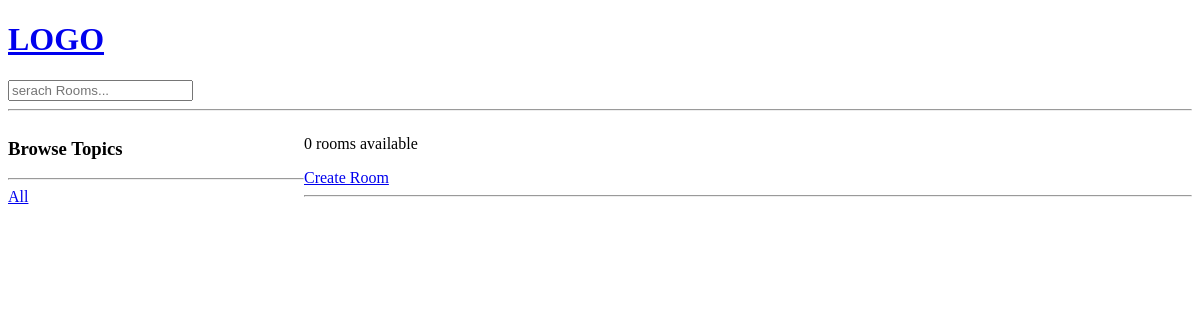
The app's page /?q=Python, older data.
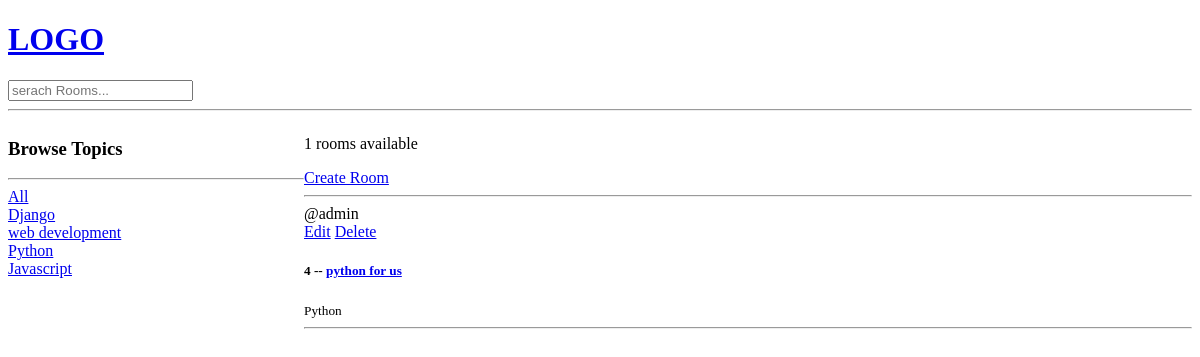
The same page, newer data.
### base/models.py (models this page shows, shortened)
class Topic(models.Model):
    name = models.CharField(max_length=200)

class Room(models.Model):
    host = models.ForeignKey(User, on_delete=models.SET_NULL, null=True)
    topic = models.ForeignKey(Topic, on_delete=models.SET_NULL, null=True)
    name = models.CharField(max_length=100)
    description = models.CharField(null=True, blank=True)
    updated = models.DateTimeField(auto_now=True)
    created = models.DateTimeField(auto_now_add=True)
    class Meta:
        ordering = ['-updated','-created']

### base/views.py (the view)
# urls.py: path('', views.home, name='home'),
def home(request):
    q = request.GET.get('q') if request.GET.get('q') != None else ''
    rooms = Room.objects.filter(
        Q(topic__name__icontains=q)|
        Q(description__icontains =q)|
        Q(name__icontains=q)
    )
    room_count = rooms.count
    topics = Topic.objects.all()
    context = {
        "rooms":rooms,
        "topics":topics,
        "room_count":room_count,
    }
    return render(request, 'base/home.html', context)

### templates/base/home.html (shortened to what this page needs)
{% extends 'base.html' %}
{% block content %}
<div class="home-container">
    <div>
        <h3>Browse Topics</h3>
        <hr>
        <div>
            <a href="{% url 'home' %}">All</a>
        </div>
        {% for topic in topics %}
            <div>
                <a href="{% url 'home' %}?q={{ topic.name }}">{{ topic.name }}</a>
            </div>
        {% endfor %}
    </div>
    <div>
        <p>{{ room_count }} rooms available</p>
        <a href="{% url 'create-room' %}">Create Room</a>
        <hr>
        <div>
            {% for room in rooms %}
            <div>
                <span>@{{room.host.username}}</span>
                <div>
                    <a href="{% url 'update-room' room.id %}">Edit</a>
                    <a href="{% url 'delete-room' room.id %}">Delete</a>
                </div>
                <h5>{{room.id}} -- <a href="{% url 'room' room.id %}">{{room.name}}</a></h5>
                <small>{{room.topic.name}}</small>
                <hr>
            </div>
        {% endfor %}
        </div>
    </div>
</div>
{% endblock content %}

### templates/base.html (shortened to what this page needs)
<!DOCTYPE html>
<html lang="en">
<head>
</head>
<body>
    {% include 'nav.html' %}
    {% block content %}
    {% endblock content %}
</body>
</html>

### templates/nav.html
<h1><a href="/">LOGO</a></h1>
<form action="{% url 'home' %}">
    <input type="text" name="q" placeholder="serach Rooms...">
</form>
<hr>

### templates/base/home.html (style rules this page uses)
.home-container { display: grid; grid-template-columns: 1fr 3fr; }

Row changes from the older to the newer data that the page shows:
added Topic: name "Django"
added Topic: name "web development"
added Topic: name "Python"
added Topic: name "Javascript"
added Room: host.username "admin", id "4", name "python for us", topic.name "Python"
Text that changed along with them:
{{ room_count }}: "0" → "1"
